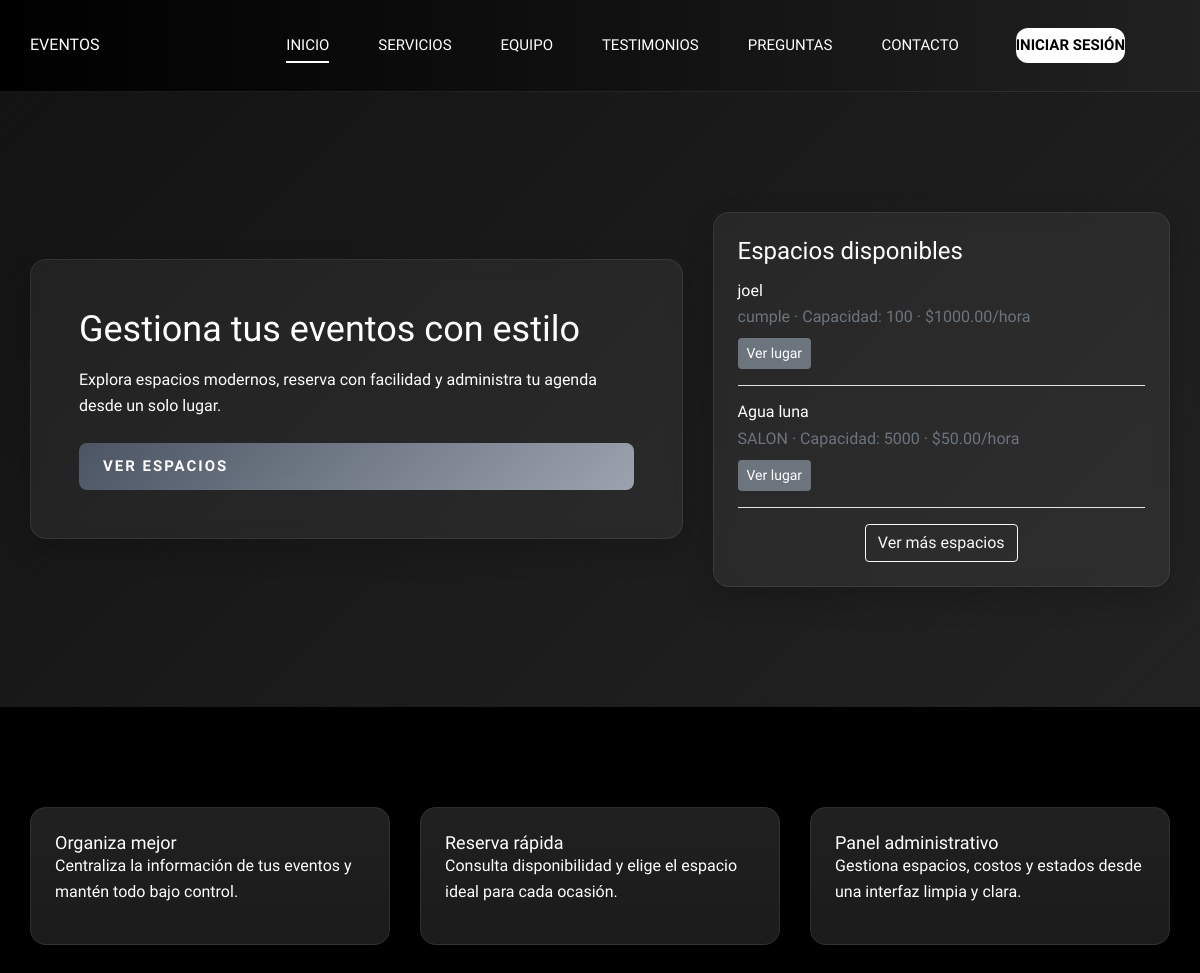
The page / on the database its author committed.
### espacios/models.py (models this page shows, shortened)
class Espacio(models.Model):
    nombre = models.CharField(max_length=150)
    tipo = models.CharField(max_length=100)
    capacidad = models.PositiveIntegerField()
    costo_hora = models.DecimalField(max_digits=10, decimal_places=2)
    ubicacion = models.CharField(max_length=200)
    disponible = models.BooleanField(default=True)

### inicio/views.py (the view)
# urls.py: path('', include('inicio.urls')),
def inicio(request):
    espacios = Espacio.objects.filter(disponible=True)
    return render(request, 'inicio.html', {'espacios': espacios})

### templates/inicio.html (shortened to what this page needs)
{% extends "base.html" %}
{% block content %}
<section class="hero-section">
    <div class="container">
        <div class="row align-items-center">
            <div class="col-lg-7">
                <div class="hero-card p-5">
                    <h2 class="mb-3">Gestiona tus eventos con estilo</h2>
                    <p class="mb-4">
                        Explora espacios modernos, reserva con facilidad y administra tu agenda desde un solo lugar.
                    </p>
                    <a href="{% url 'lista_publica' %}" class="site-btn">
                        Ver espacios
                    </a>
                </div>
            </div>
            <div class="col-lg-5">
                <div class="info-card p-4">
                    <h4 class="mb-3">
                        Espacios disponibles
                    </h4>
                    {% if espacios %}
                        {% for e in espacios|slice:":2" %}
                        <div class="mb-3 border-bottom pb-3">
                            <h6 class="mb-1">
                                {{ e.nombre }}
                            </h6>
                            <p class="mb-2 text-muted">
                                {{ e.tipo }}
                                · Capacidad: {{ e.capacidad }}
                                · ${{ e.costo_hora }}/hora
                            </p>
                            <a href="{% url 'ver_espacio' e.id %}"
                               class="btn btn-secondary btn-sm">
                                Ver lugar
                            </a>
                        </div>
                        {% endfor %}
                        {% if espacios|length > 2 %}
                        <div class="text-center mt-3">
                            <a href="{% url 'lista_publica' %}" class="btn btn-outline-light">Ver más espacios</a>
                        </div>
                        {% endif %}
                    {% else %}
                    <p class="mb-0 text-muted">
                        No hay espacios disponibles por ahora.
                    </p>
                    {% endif %}
                </div>
            </div>
        </div>
    </div>
</section>
<section class="spad">
    <div class="container">
        <div class="row g-4">
            <div class="col-lg-4 col-md-6">
                <div class="card-dark p-4 h-100">
                    <h5>
                        Organiza mejor
                    </h5>
                    <p class="text-muted">
                        Centraliza la información de tus eventos y mantén todo bajo control.
                    </p>
                </div>
            </div>
            <div class="col-lg-4 col-md-6">
                <div class="card-dark p-4 h-100">
                    <h5>
                        Reserva rápida
                    </h5>
                    <p class="text-muted">
                        Consulta disponibilidad y elige el espacio ideal para cada ocasión.
                    </p>
                </div>
            </div>
            <div class="col-lg-4 col-md-6">
                <div class="card-dark p-4 h-100">
                    <h5>
                        Panel administrativo
                    </h5>
                    <p class="text-muted">
                        Gestiona espacios, costos y estados desde una interfaz limpia y clara.
                    </p>
                </div>
            </div>
        </div>
    </div>
</section>
{% endblock %}

### static/css/style.css (style rules this page uses)
html, body { height: 100%; font-family: "Josefin Sans", sans-serif; -webkit-font-smoothing: antialiased; }
h1, h2, h3, h4, h5, h6 { margin: 0; color: #ffffff; font-weight: 400; font-family: "Play", sans-serif; }
h2 { font-size: 36px; }
h4 { font-size: 24px; }
h5 { font-size: 18px; }
h6 { font-size: 16px; }
p { font-size: 16px; font-family: "Josefin Sans", sans-serif; color: #ffffff; font-weight: 400; line-height: 26px; margin: 0 0 15px 0; }
.spad { padding-top: 100px; padding-bottom: 100px; }
.site-btn { font-size: 15px; color: #000000; background: #ffffff; font-family: "Play", sans-serif; font-weight: 700; border: none; display: inline-block; text-transform: uppercase; letter-spacing: 2px; padding: 14px 34px 12px; width: 100%; }
@media only screen and (min-width: 1200px) { .container { max-width: 1170px; } }

### static/css/public.css (style rules this page uses)
:root { --bg-dark: #000000; --bg-soft: #000000; --surface: #000000; --accent: #ffffff; --accent-2: #ffffff; --text: #ffffff; --muted: #ffffff; --border: rgba(255, 255, 255, 0.12); }
body { background: linear-gradient(135deg, var(--bg-dark), var(--bg-soft)); color: var(--text); }
.hero-section { background: linear-gradient(135deg, rgba(20, 20, 20, 0.96), rgba(38, 38, 38, 0.9)); color: var(--text); padding: 120px 0; }
.hero-card, .info-card, .contact-card { background: rgba(255, 255, 255, 0.06); border: 1px solid rgba(255, 255, 255, 0.08); border-radius: 16px; box-shadow: 0 10px 30px rgba(0,0,0,0.18); backdrop-filter: blur(8px); }
.card-dark { background: linear-gradient(180deg, rgba(33, 33, 33, 0.98), rgba(28, 28, 28, 0.96)); border: 1px solid rgba(255, 255, 255, 0.08); border-radius: 16px; color: var(--text); box-shadow: 0 8px 24px rgba(0,0,0,0.18); }
.card-dark .text-muted { color: var(--muted) !important; }
.site-btn, .btn-primary, .btn-login { background: linear-gradient(135deg, #4b5563, #9ca3af); color: #ffffff; padding: 12px 24px; border: none; border-radius: 8px; transition: transform 0.2s ease, background 0.2s ease; }

### rows shown on the page
Espacio: nombre "joel", tipo "cumple", capacidad "100", costo_hora "1000.00"
Espacio: nombre "Agua luna", tipo "SALON", capacidad "5000", costo_hora "50.00"
